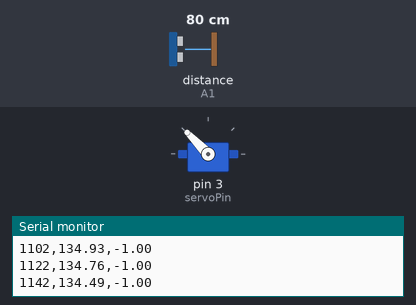
Recording of a sketch running on a simulated Arduino Uno, built with avr-gcc and run on an emulated ATmega328P. On the bench: servo, the last lines printed to the serial monitor. Wiring (inferred from the names in the program): ultrasonic range finder: trigger pin 9; echo A1. Inputs (shaded band) come from the test bench; at power-on: distance to the obstacle (sensor on A1) 80 cm. The echo pulse lasts 58.3 µs per cm.

Above: at 1.2 s.
1.3 s: distance to the obstacle (sensor on A1) set to 2 cm
At 2.28 s:
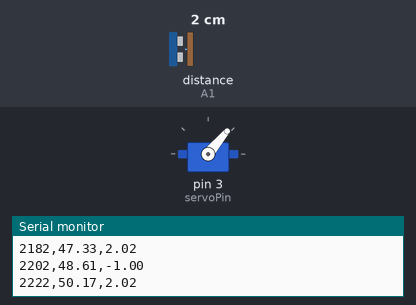
4.3 s: distance to the obstacle (sensor on A1) set to 35 cm
At 10.14 s:
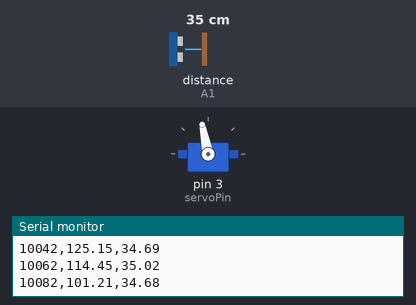
Timing chart, 0 to 13.3 s (numbered marks = the images above; inputs shaded):
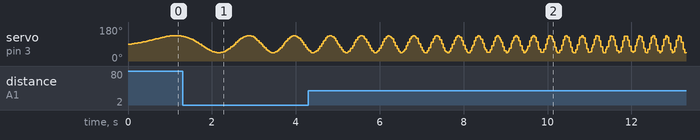

The sketch:

Chirp_Signal_Ultrasonic_TA.ino
```cpp
#include <Servo.h>
#include <math.h>

// Pin Locations
const int trigPin = 9;
const int echoPin = A1;
const int servoPin = 3;

// Variables
Servo servo;
long duration;
float distance;

// Chirp Signal Parameters
const float f0 = 0.1;          // Starting frequency (Hz)
const float f1 = 5.0;          // Ending frequency (Hz)
const float T_chirp = 20.0;    // Chirp duration (seconds)

const float amplitude = 45;  // Servo swing (+/- degrees)
const float centerAngle = 90;

const float servoMin = 40.0;
const float servoMax = 180.0;

// Timing
unsigned long startMillis;
unsigned long lastMillis;

const unsigned long samplePeriod = 20;  // 50 Hz target sampling

// --------------------------------
// Ultrasonic Distance Measurement
// --------------------------------
float getDistance() {

  digitalWrite(trigPin, LOW);
  delayMicroseconds(2);

  digitalWrite(trigPin, HIGH);
  delayMicroseconds(10);

  digitalWrite(trigPin, LOW);

  duration = pulseIn(echoPin, HIGH, 30000UL);

  // No valid echo received
  if (duration == 0) {
    return -1.0;
  }

  float d = duration * 0.0343 / 2.0;

  // Reject measurements outside sensor range
  if (d < 2.0 || d > 50.0) {
    return -1.0;
  }

  return d;
}

// --------------------------------
// Setup
// --------------------------------
void setup() {

  Serial.begin(9600);

  pinMode(trigPin, OUTPUT);
  pinMode(echoPin, INPUT);

  servo.attach(servoPin);

  servo.write(centerAngle);

  Serial.println("time_ms,servo_deg,dist_cm");

  delay(50);

  startMillis = millis();
  lastMillis = startMillis;
}

// --------------------------------
// Main Loop
// --------------------------------
void loop() {

  unsigned long now = millis();

  if (now - lastMillis < samplePeriod) {
    return;
  }

  lastMillis = now;

  // Elapsed time in seconds
  float t = (now - startMillis) / 1000.0;

  // Chirp frequency rate
  float k = (f1 - f0) / T_chirp;

  // Stop after chirp duration
  if (t >= T_chirp) {

    servo.write(centerAngle);

    return;
  }

  // Calculate chirp phase
  float phi = 2.0 * PI *
              (f0 * t + 0.5 * k * t * t);

  // Calculate servo command
  float servoCmd = centerAngle +
                   amplitude * sin(phi);

  // Apply servo limits
  servoCmd = constrain(servoCmd, servoMin, servoMax);

  // Move servo
  servo.write(servoCmd);

  // Measure distance
  float dist = getDistance();

  // Print CSV data
  Serial.print(now - startMillis);
  Serial.print(",");
  Serial.print(servoCmd, 2);
  Serial.print(",");
  Serial.println(dist, 2);
}
```
